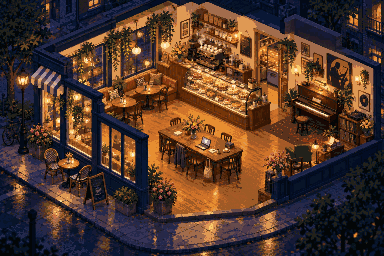
#> input picture art/source/cafe-night-384x256.png, 384 x 256 px
$ python empty_room.py
#> lines starting #> are read from the running program, lines starting #| are printed output that depends on the picture; after the words box and inside, x2 and y2 are one past the last pixel; in counts of white or black regions, pixels touching at a corner belong together
"""Paint movable objects out of the café background so sprites can be moved without ghosts.

1. Every movable sprite's area is filled in from its surroundings (edges inward, using
   colors already next to it), giving an "empty room" background.png.
2. Each movable sprite is trimmed to just the object: pixels that match the new empty
   background are made transparent, so a moved sprite doesn't drag a patch of floor along.
3. Built-in sprites (walls, counter, booth...) lose any pixels that belong to a movable
   object, so moving the object leaves nothing behind in them either.

Automatic fill is a first pass. Touch it up with "Paint background" in /cafe?edit.

    python3 art/empty_room.py

Overwrites public/cafe/background.png and every sprite PNG (not layout.json).
"""
import os
import random

import numpy as np
from PIL import Image, ImageDraw

from cut_assets import ASSETS, OUT, SCENE

# Part of the building; these stay baked into the room.
FIXED = {"pastry-counter", "till", "espresso-bar", "kitchen", "booth", "window-wall", "front-wall-right", "trees-front"}
# How different (sum of RGB) a pixel must be from the empty room to count as part of an object.
OBJECT_THRESHOLD = 60

NEIGHBORS = [(-1, -1), (0, -1), (1, -1), (-1, 0), (1, 0), (-1, 1), (0, 1), (1, 1)]


def polygon_mask(size, poly):
    m = Image.new("L", size, 0)
    ImageDraw.Draw(m).polygon(poly, fill=255)
    return np.asarray(m) > 0


def fill_from_edges(img, hole, seed=7):
    """Onion-peel fill for leftovers: each ring takes the most common color among its known neighbors."""
    rng = random.Random(seed)
    out = img.copy()
    known = ~hole
    h, w = hole.shape
    while not known.all():
        frontier = []
        for y, x in zip(*np.nonzero(~known)):
            cols = [tuple(out[y + dy, x + dx]) for dx, dy in NEIGHBORS if 0 <= x + dx < w and 0 <= y + dy < h and known[y + dy, x + dx]]
            if cols:
                frontier.append((y, x, cols))
        if not frontier:
            break
        for y, x, cols in frontier:
            counts = {}
            for c in cols:
                counts[c] = counts.get(c, 0) + 1
            best = max(counts.values())
            out[y, x] = rng.choice([c for c, n in counts.items() if n == best])
        for y, x, _ in frontier:
            known[y, x] = True
    return out


def grow(mask, r):
    out = mask.copy()
    for _ in range(r):
        step = out.copy()
        for dx, dy in NEIGHBORS:
            step |= np.roll(np.roll(out, dy, 0), dx, 1)
        out = step
    return out


def synthesize(img, hole, blocked, half=2, radius=40, samples=1600, seed=11):
    """Pixel-by-pixel texture synthesis (Efros-Leung).

    Each hole pixel, filled from the edges inward, takes the color at the center of the nearby
    source window that best matches its already-known surroundings. Rebuilds plank and wall
    texture instead of smearing or pasting whole objects.
    """
    rng = np.random.default_rng(seed)
    h, w = hole.shape
    out = img.astype(np.int32)
    known = ~hole
    k = 2 * half + 1

    # Candidate source windows: near the hole, fully inside the image, touching no hole at all.
    y0, x0 = np.min(np.nonzero(hole), axis=1)
    y1, x1 = np.max(np.nonzero(hole), axis=1)
    area = np.zeros_like(hole)
    area[max(half, y0 - radius) : min(h - half, y1 + radius + 1), max(half, x0 - radius) : min(w - half, x1 + radius + 1)] = True
    clean = area & ~grow(blocked, half)
    cy, cx = np.nonzero(clean)
    if len(cy) == 0:
        return img, False
    pick = rng.choice(len(cy), size=min(samples, len(cy)), replace=False)
    cy, cx = cy[pick], cx[pick]
    dy, dx = np.mgrid[-half : half + 1, -half : half + 1]
    dy, dx = dy.ravel(), dx.ravel()
    cand = out[cy[:, None] + dy, cx[:, None] + dx]  # (n, k*k, 3)

    padded_known = np.pad(known, half)
    padded = np.pad(out, ((half, half), (half, half), (0, 0)))
    while True:
        todo = np.nonzero(hole & ~known)
        if len(todo[0]) == 0:
            break
        counts = sum(np.roll(np.roll(known, oy, 0), ox, 1).astype(int) for ox, oy in NEIGHBORS)
        ring = [(counts[y, x], y, x) for y, x in zip(*todo) if counts[y, x] > 0]
        if not ring:
            break
        ring.sort(reverse=True)
        for _, y, x in ring:
            win = padded[y : y + k, x : x + k].reshape(-1, 3)
            m = padded_known[y : y + k, x : x + k].ravel()
            d = (((cand[:, m] - win[m]) ** 2).sum(axis=(1, 2))) / max(1, m.sum())
            ok = np.nonzero(d <= d.min() * 1.15 + 1)[0]
            c = cand[rng.choice(ok), (k * k) // 2]
            out[y, x] = c
            padded[y + half, x + half] = c
            padded_known[y + half, x + half] = True
            known[y, x] = True
    return out.astype(np.uint8), True


def main():
    scene = np.asarray(Image.open(SCENE).convert("RGB")).copy()
#> scene is the input picture: shape (256, 384, 3); mean R, G, B 81.4, 55.9, 42.9
    h, w, _ = scene.shape
#> h = 256; w = 384
    size = (w, h)
#> size = (384, 256)

    movable = {n: polygon_mask(size, a[0]) for n, a in ASSETS.items() if n not in FIXED}
#> in polygon_mask, `m = Image.new("L", size, 0)`: m: PIL image 384x256 L; every value is 0
#> in polygon_mask, `ImageDraw.Draw(m).polygon(poly, fill=255)`: m: PIL image 384x256 L; 0.48% white; 1 white region, box (x1, y1, x2, y2) and area: (238, 32, 255, 60) 476
#> in polygon_mask (call 2), `ImageDraw.Draw(m).polygon(poly, fill=255)`: m: PIL image 384x256 L; 2.9% white; 1 white region, box (x1, y1, x2, y2) and area: (290, 80, 343, 133) 2809
#> in polygon_mask (call 3), `ImageDraw.Draw(m).polygon(poly, fill=255)`: m: PIL image 384x256 L; 1.7% white; 1 white region, box (x1, y1, x2, y2) and area: (336, 108, 376, 151) 1720
#> in polygon_mask (call 4), `ImageDraw.Draw(m).polygon(poly, fill=255)`: m: PIL image 384x256 L; 1.2% white; 1 white region, box (x1, y1, x2, y2) and area: (283, 140, 319, 173) 1188
#> in polygon_mask (call 5), `ImageDraw.Draw(m).polygon(poly, fill=255)`: m: PIL image 384x256 L; 1% white; 1 white region, box (x1, y1, x2, y2) and area: (326, 52, 355, 87) 1015
#> in polygon_mask (call 6), `ImageDraw.Draw(m).polygon(poly, fill=255)`: m: PIL image 384x256 L; 4.8% white; 1 white region, box (x1, y1, x2, y2) and area: (156, 114, 246, 185) 4731
#> in polygon_mask (call 7), `ImageDraw.Draw(m).polygon(poly, fill=255)`: m: PIL image 384x256 L; 1.9% white; 1 white region, box (x1, y1, x2, y2) and area: (146, 160, 178, 217) 1824
#> in polygon_mask (call 8), `ImageDraw.Draw(m).polygon(poly, fill=255)`: m: PIL image 384x256 L; 0.94% white; 1 white region, box (x1, y1, x2, y2) and area: (112, 184, 140, 217) 924
#> in polygon_mask (call 9), `ImageDraw.Draw(m).polygon(poly, fill=255)`: m: PIL image 384x256 L; 0.91% white; 1 white region, box (x1, y1, x2, y2) and area: (262, 148, 291, 179) 899
#> in polygon_mask (call 10), `ImageDraw.Draw(m).polygon(poly, fill=255)`: m: PIL image 384x256 L; 1.2% white; 1 white region, box (x1, y1, x2, y2) and area: (82, 170, 111, 212) 1218
#> in polygon_mask (call 11), `ImageDraw.Draw(m).polygon(poly, fill=255)`: m: PIL image 384x256 L; 2.5% white; 1 white region, box (x1, y1, x2, y2) and area: (42, 146, 95, 192) 2438
#> in polygon_mask (call 12), `ImageDraw.Draw(m).polygon(poly, fill=255)`: m: PIL image 384x256 L; 1.4% white; 1 white region, box (x1, y1, x2, y2) and area: (15, 66, 30, 157) 1365
#> in polygon_mask (call 13), `ImageDraw.Draw(m).polygon(poly, fill=255)`:
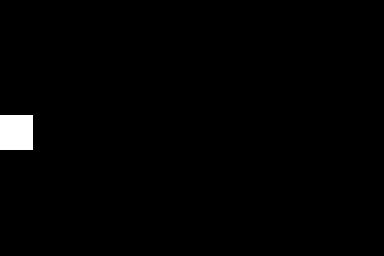
#> m: PIL image 384x256 L; 1.2% white; 1 white region, box (x1, y1, x2, y2) and area: (0, 115, 33, 150) 1155
#> movable = 13 items
    holes = {n: grow(m, 1) for n, m in movable.items()}  # a pixel of margin takes outlines/shadows too
#> holes = 13 items
    all_holes = np.zeros((h, w), bool)
    for m in holes.values():
        all_holes |= m
#> this loop made 13 passes
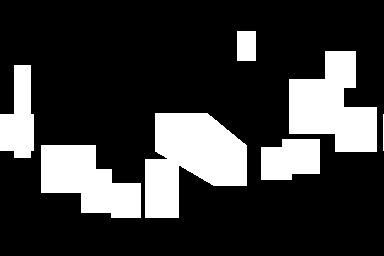
#> all_holes: shape (256, 384) bool; 22.6% white; 7 white regions, largest, box (x1, y1, x2, y2) and area: (145, 113, 247, 218) 7026, (289, 51, 377, 152) 5648, (41, 145, 141, 218) 4664

    # Smallest first; each filled area becomes usable source for the next.
    empty = scene.copy()
    pending = all_holes.copy()
    for n in sorted(holes, key=lambda k: holes[k].sum()):
        empty, ok = synthesize(empty, holes[n], pending)
        if ok:
            pending &= ~holes[n]
        print(f"  filled {n}" + ("" if ok else " (no clean source, using edge fill)"))
#> this loop made 13 passes
#> (n, y0 in synthesize, x0 in synthesize, y1 in synthesize, x1 in synthesize) on passes 1 to 12: ('menu-board', 31, 237, 60, 255), ('flowers-right', 147, 261, 179, 291), ('planter-left', 183, 111, 217, 140), ('sax-poster', 51, 325, 87, 355), ('bike', 114, 0, 150, 383), ('armchair', 139, 282, 173, 319), ('aframe-sign', 169, 81, 212, 111), ('lamp-post', 65, 14, 157, 30), ('record-shelf', 107, 335, 151, 376), ('planter-center', 159, 145, 217, 178), ('bistro-set', 145, 41, 192, 95), ('piano', 79, 289, 133, 343)
#|   filled menu-board
#|   filled flowers-right
#|   filled planter-left
#|   filled sax-poster
#|   filled bike
#|   filled armchair
#|   filled aframe-sign
#|   filled lamp-post
#> (further printed lines are left out)
#> pass 1, in synthesize, `padded_known = np.pad(known, half)`:
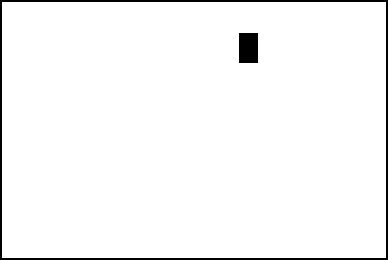
#> padded_known: shape (260, 388) bool; 96.9% white; 2 black regions, box (x1, y1, x2, y2) and area: (0, 0, 388, 260) 2576, (239, 33, 258, 63) 570
#> after the loop:
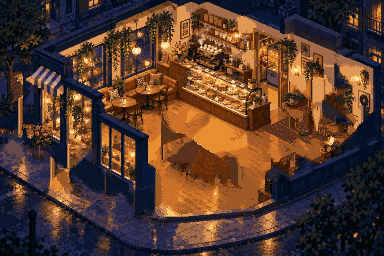
#> empty: shape (256, 384, 3); mean R, G, B 85.4, 58.3, 44.4
    if pending.any():
        empty = fill_from_edges(empty, pending)
    Image.fromarray(empty).save(f"{OUT}/background.png")

    diff = np.abs(scene.astype(int) - empty.astype(int)).sum(axis=2)
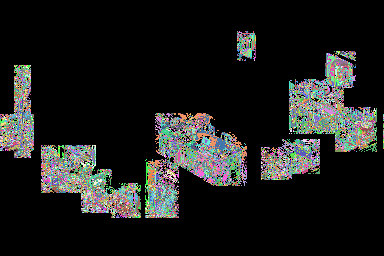
#> diff: shape (256, 384) int64; 359 distinct labels, from 0 to 670; one colour per label, 0 black
    object_px = {}
    for n, m in movable.items():
        px = m & (diff > OBJECT_THRESHOLD)
        # drop lone specks: keep pixels with at least two object neighbours
        nb = sum(np.roll(np.roll(px, dy, 0), dx, 1).astype(int) for dx, dy in NEIGHBORS)
        object_px[n] = px & (nb >= 2)
#> this loop made 13 passes
#> n on passes 1 to 12: 'menu-board', 'piano', 'record-shelf', 'armchair', 'sax-poster', 'big-table', 'planter-center', 'planter-left', 'flowers-right', 'aframe-sign', 'bistro-set', 'lamp-post'
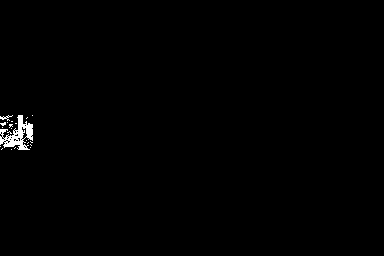
#> px: shape (256, 384) bool; 0.62% white; 21 white regions (19 under 20 px), largest, box (x1, y1, x2, y2) and area: (0, 115, 33, 150) 528, (0, 115, 13, 121) 29
#> after the loop, object_px = 13 items
    any_object = np.zeros((h, w), bool)
    for m in object_px.values():
        any_object |= m
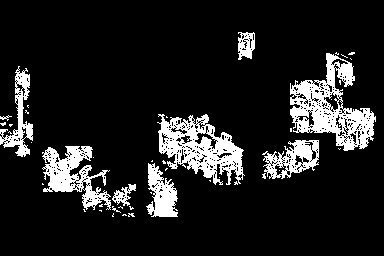
#> any_object: shape (256, 384) bool; 12.7% white; 43 white regions (34 under 20 px), largest, box (x1, y1, x2, y2) and area: (290, 53, 376, 151) 3530, (157, 114, 245, 185) 3013, (42, 146, 111, 210) 1971

    rgba = np.dstack([scene, np.full((h, w), 255, np.uint8)])
    for n, (poly, *_rest) in ASSETS.items():
        region = polygon_mask(size, poly)
        alpha = region & (object_px[n] if n in movable else ~any_object)
        sprite = rgba.copy()
        sprite[..., 3] = np.where(alpha, 255, 0)
        box = Image.fromarray(region.astype(np.uint8) * 255).getbbox()
        Image.fromarray(sprite).crop(box).save(f"{OUT}/sprites/{n}.png")
        print(f"{n:18s} {'fixed  ' if n in FIXED else 'movable'} {int(alpha.sum()):5d} px")
#> this loop made 21 passes
#> box on passes 1 to 12: (176, 56, 274, 134), (184, 36, 227, 71), (238, 32, 255, 60), (253, 28, 289, 87), (248, 72, 273, 107), (290, 80, 343, 133), (336, 108, 376, 151), (283, 140, 319, 173), (326, 52, 355, 87), (156, 114, 246, 185), (100, 68, 179, 127), (30, 46, 151, 215)
#| pastry-counter     fixed    4948 px
#| espresso-bar       fixed    1399 px
#| menu-board         movable   329 px
#| kitchen            fixed    2096 px
#| till               fixed     875 px
#| piano              movable  1974 px
#| record-shelf       movable  1155 px
#| armchair           movable   773 px
#> (further printed lines are left out)
    print("empty room ->", f"{OUT}/background.png")


if __name__ == "__main__":
    main()
